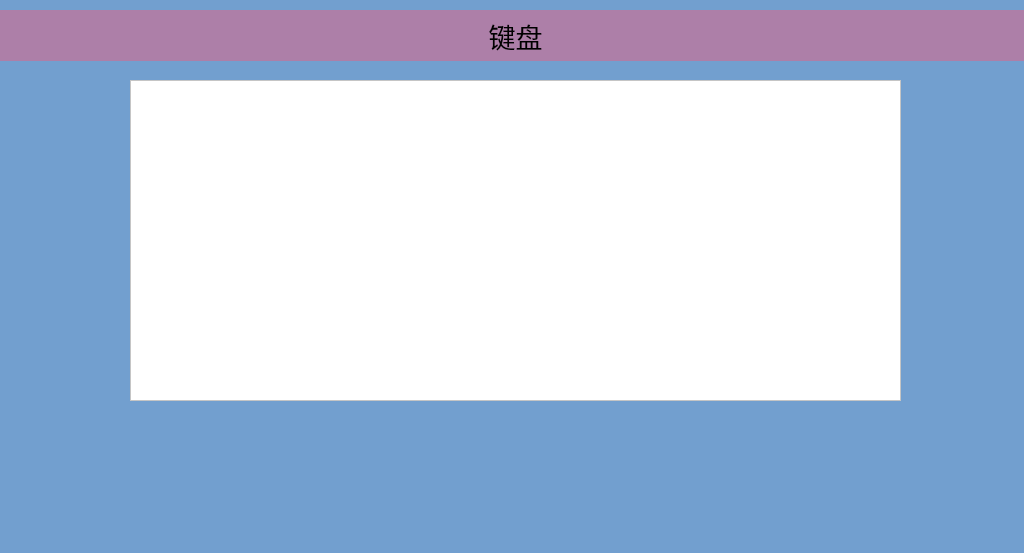
<?xml version="1.0" encoding="UTF-8"?>
<ui version="4.0">
 <class>KeyboardDemo</class>
 <widget class="QWidget" name="KeyboardDemo">
  <property name="geometry">
   <rect>
    <x>0</x>
    <y>0</y>
    <width>1024</width>
    <height>553</height>
   </rect>
  </property>
  <property name="windowTitle">
   <string>KeyboardDemo</string>
  </property>
  <property name="styleSheet">
   <string notr="true">background-color: rgb(114, 159, 207);</string>
  </property>
  <widget class="QTextEdit" name="textEdit">
   <property name="geometry">
    <rect>
     <x>130</x>
     <y>80</y>
     <width>771</width>
     <height>321</height>
    </rect>
   </property>
   <property name="font">
    <font>
     <pointsize>16</pointsize>
    </font>
   </property>
   <property name="styleSheet">
    <string notr="true">background-color: rgb(255, 255, 255);</string>
   </property>
   <property name="html">
    <string>&lt;!DOCTYPE HTML PUBLIC &quot;-//W3C//DTD HTML 4.0//EN&quot; &quot;http://www.w3.org/TR/REC-html40/strict.dtd&quot;&gt;
&lt;html&gt;&lt;head&gt;&lt;meta name=&quot;qrichtext&quot; content=&quot;1&quot; /&gt;&lt;style type=&quot;text/css&quot;&gt;
p, li { white-space: pre-wrap; }
&lt;/style&gt;&lt;/head&gt;&lt;body style=&quot; font-family:'Ubuntu'; font-size:16pt; font-weight:400; font-style:normal;&quot;&gt;
&lt;p style=&quot;-qt-paragraph-type:empty; margin-top:0px; margin-bottom:0px; margin-left:0px; margin-right:0px; -qt-block-indent:0; text-indent:0px;&quot;&gt;&lt;br /&gt;&lt;/p&gt;&lt;/body&gt;&lt;/html&gt;</string>
   </property>
  </widget>
  <widget class="QLabel" name="label">
   <property name="geometry">
    <rect>
     <x>0</x>
     <y>10</y>
     <width>1031</width>
     <height>51</height>
    </rect>
   </property>
   <property name="font">
    <font>
     <pointsize>20</pointsize>
    </font>
   </property>
   <property name="styleSheet">
    <string notr="true">background-color: rgb(173, 127, 168);</string>
   </property>
   <property name="text">
    <string>键盘</string>
   </property>
   <property name="alignment">
    <set>Qt::AlignCenter</set>
   </property>
  </widget>
 </widget>
 <resources/>
 <connections/>
</ui>
